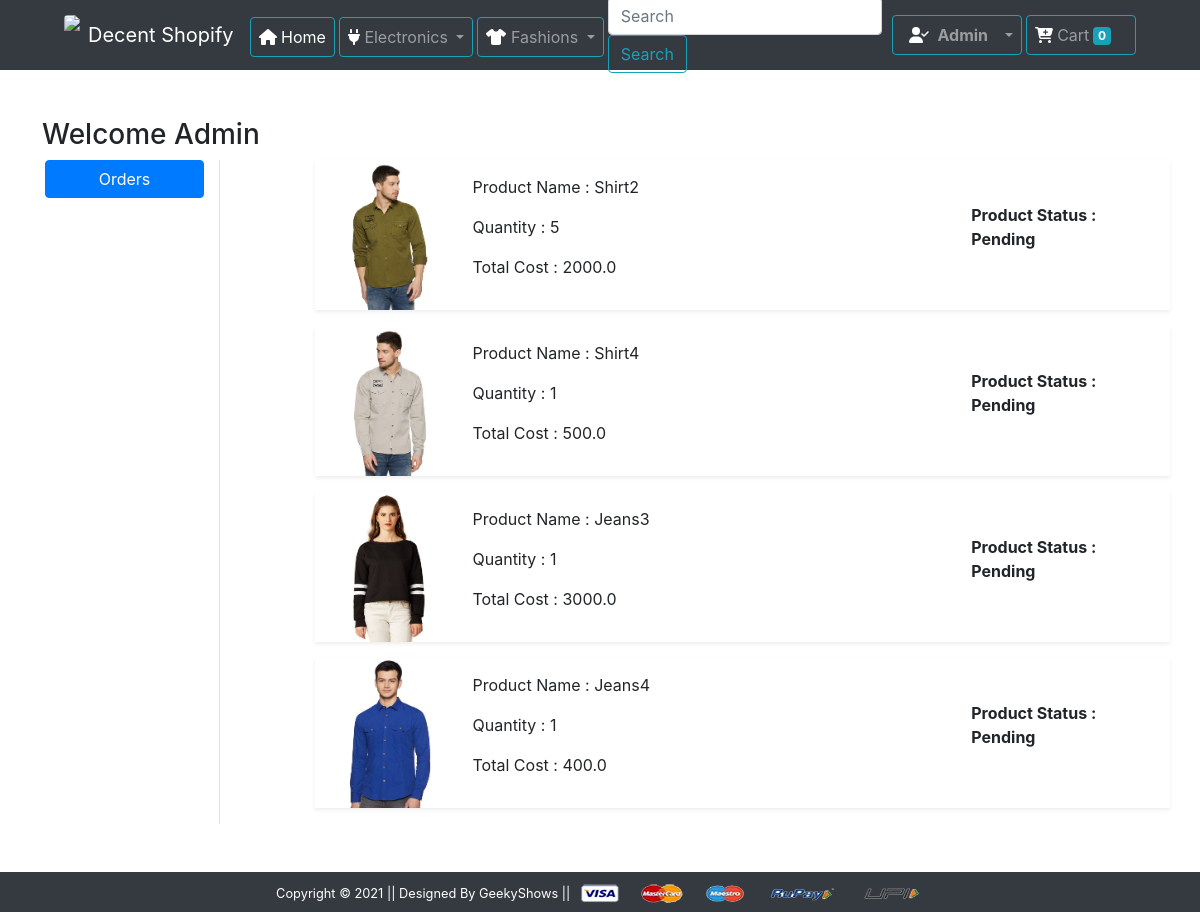
Screenshot of /orders/ (signed in) with the database file from the repository.
### app/models.py (models this page shows, shortened)
class OrderPlaced(models.Model):
    user=models.ForeignKey(User,on_delete=models.CASCADE)
    customer=models.ForeignKey(Customer,on_delete=models.CASCADE)
    product=models.ForeignKey(Product,on_delete=models.CASCADE)
    quantity=models.PositiveIntegerField(default=1)
    ordered_date=models.DateTimeField(auto_now_add=True)
    status=models.CharField(choices=STATUS_CHOICES,default='Pending',max_length=50)
    @property
    def total_price(self):
        return self.quantity*self.product.discount_price

class Product(models.Model):
    title=models.CharField(max_length=50)
    selling_price=models.FloatField()
    discount_price=models.FloatField()
    description=models.TextField()
    brand=models.CharField(max_length=100)
    category=models.CharField(choices=CATEGORY_CHOICES,max_length=5)
    product_image=models.ImageField(upload_to='producting')

### app/views.py (the view)
# urls.py: path('orders/', views.orders, name='orders'),
@login_required
def orders(request):
    op=OrderPlaced.objects.filter(user=request.user)
    if request.user.is_authenticated:
            cart=Cart.objects.filter(user=request.user)
            cart_quantity=0
            if cart:
                for i in range(len(cart)):
                    cart_quantity=cart_quantity+1
            else:
                cart_quantity=0
    return render(request, 'app/orders.html',{'op':op,'quantity':cart_quantity})

### app/templates/app/orders.html (shortened to what this page needs)
{% extends 'app/base.html' %}
{% load static %}
{% block main-content %}
<div class="container my-5">
 <div class="row">
 <h3>Welcome <span class="text-capitalize">{{request.user}}</span></h3>
  <div class="col-sm-2 border-end">
   <ul class="list-unstyled">
    <li class="d-grid"><a href="{% url 'orders' %}" class="btn btn-primary">Orders</a></li>
   </ul>
  </div>
  <div class="col-sm-9 offset-sm-1">
    {% for p in op %}
    <div class="row shadow-sm mb-3">
        <div class="col-sm-2">
            <img src="{{p.product.product_image.url}}" height="150" width="120">
        </div>
        <div class="col-sm-7 my-auto">
            <p>Product Name : {{p.product.title}}</p>
            <p>Quantity : {{p.quantity}}</p>
            <p>Total Cost : {{p.total_price}}</p>
        </div>
        <div class="col-sm-3 fw-bold my-auto">
            <p>Product Status : {{p.status}}</p>
        </div>
   </div>
   {% endfor %}
  </div>
 </div>
</div>
{% endblock main-content %}

### app/templates/app/base.html (shortened to what this page needs)
<!doctype html>
{% load static %}
<html lang="en">
  <head>
    <link rel="stylesheet" href="https://pro.fontawesome.com/releases/v5.10.0/css/all.css"/>
    <link rel="stylesheet" href="https://cdnjs.cloudflare.com/ajax/libs/font-awesome/4.7.0/css/font-awesome.min.css">
    <link href="https://cdn.jsdelivr.net/npm/bootstrap@5.0.0-beta1/dist/css/bootstrap.min.css" rel="stylesheet">
    <link rel="stylesheet" href="{% static 'app/css/owl.carousel.min.css' %}">
    <link rel="stylesheet" href="{% static 'app/css/all.min.css' %}">
    <link rel="stylesheet" href="{% static 'app/css/style.css' %}">
  </head>
  <body>
    <nav class="navbar navbar-icon-top navbar-expand-sm navbar-dark bg-dark" style="height: 70px;">
      <img src="{% static 'download1.png' %}" height="40px" class="ml-5 rounded">
      <a class="navbar-brand ml-2" href="/">Decent Shopify</a>
      <div class="collapse navbar-collapse" id="navbarSupportedContent">
        <ul class="navbar-nav mr-auto" >
          <li class="nav-item active mt-1 mr-1">
            <a class="nav-link btn btn-outline-info" href="/" style="height: 40px;">
              <i class="fa fa-home"></i>
              Home
              </a>
          </li>
          <li class="nav-item dropdown mt-1 mr-1";>
            <a class="nav-link dropdown-toggle btn btn-outline-info " style="height: 40px;" href="#" id="navbarDropdown" role="button" data-toggle="dropdown" aria-haspopup="true" aria-expanded="false">
              <i class="fas fa-plug text-white"></i>
              Electronics
            </a>
          </li>
          <li class="nav-item dropdown mt-1 mr-1">
            <a class="nav-link dropdown-toggle btn btn-outline-info"  style="height: 40px;" href="#" id="navbarDropdown" role="button" data-toggle="dropdown" aria-haspopup="true" aria-expanded="false">
              <i class="fas fa-tshirt text-white "></i>
              Fashions
            </a>
          </li>
        </ul>
        <form class="form-inline my-2 my-lg-0" method="GET" action="{% url 'search' %}">
          <input class="form-control mr-sm-2" type="text" placeholder="Search" aria-label="Search" name="title">
          <button class="btn btn-outline-info my-2 my-sm-0 mr-1" type="submit">Search</button>
        </form>
        <ul class="navbar-nav mr-5">
          {% if request.user.is_authenticated %}
          <li class="nav-item dropdown ">
            <a style="height: 40px;" class="nav-link dropdown-toggle btn btn-outline-info" href="#" id="navbarDropdown" role="button" data-toggle="dropdown" aria-haspopup="true" aria-expanded="false">
              <i class="fas fa-user-check text-white ml-2">
              </i>
              <span class="text-capitalize fw-bold mr-2 ml-1">{{request.user}}</span>
            </a>
          </li>
          <li class="nav-item  ml-1">
            <a class="nav-link btn btn-outline-info" href="{% url 'showcart' %}" style="height: 40px;">
              <i class="fas fa-cart-plus text-white"></i>
              Cart<span class="badge badge-info mr-3 ml-1">{{quantity}}</span>
            </a>
          </li>
           {% endif %}
        </ul>
      </div>
    </nav>
    {% block main-content %} {% endblock main-content %}
    <footer class="container-fluid bg-dark text-center p-2 ">
        <small class="text-white">Copyright &copy; 2021 || Designed By GeekyShows || </small>
        <img src="{% static 'app/images/payment.png' %}" alt="" srcset="" class="img-fluid" height="2px">
    </footer>
      <link href="//maxcdn.bootstrapcdn.com/bootstrap/4.1.1/css/bootstrap.min.css" rel="stylesheet" id="bootstrap-css">
  </body>
</html>

### app/static/app/css/style.css (style rules this page uses)
@media (min-width: 576px) { .navbar-icon-top.navbar-expand-sm .navbar-nav .nav-link { text-align: center; display: table-cell; height: 70px; vertical-align: middle; padding-top: 0; padding-bottom: 0; } }

### rows the page displays
OrderPlaced: product.product_image (picture), product "Shirt2", quantity "5", total_price "2000.0", status "Pending"
OrderPlaced: product.product_image (picture), product "Shirt4", quantity "1", total_price "500.0", status "Pending"
OrderPlaced: product.product_image (picture), product "Jeans3", quantity "1", total_price "3000.0", status "Pending"
OrderPlaced: product.product_image (picture), product "Jeans4", quantity "1", total_price "400.0", status "Pending"

### other values shown
{{ request.user }} "Admin"
{{ quantity }} "0"
